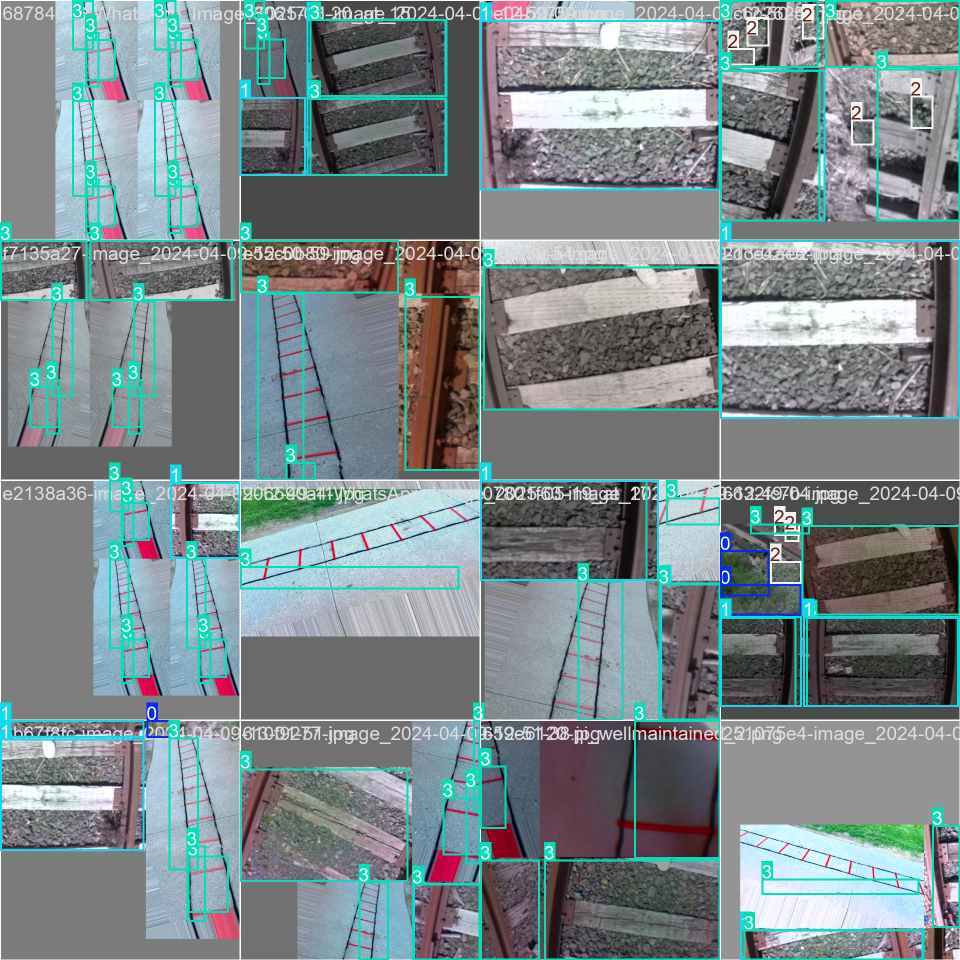
#> input picture Plant Detect 1/train_batch0.jpg, 1920 x 1920 px, given in place of los_angeles.mp4, which was not available (shown at 1/2 size)
$ python bgRemover.py
#> lines starting #> are read from the running program, lines starting #| are printed output that depends on the picture; pictures that were not available may be replaced by others from this repository, and a replacement may not be noted
import cv2
import numpy as np

cap = cv2.VideoCapture('/Users/dhiyajayadevan/Downloads/source_code/los_angeles.mp4')
backgroundObject = cv2.createBackgroundSubtractorMOG2( history = 100, detectShadows = False )

while True:
    ret, frame = cap.read()
#> frame is the input picture: shape (1920, 1920, 3); mean B, G, R 138.5, 136, 123
    if not ret:
        break

#apply background object on each frame
    mask = backgroundObject.apply(frame)
#> mask: shape (1920, 1920); every value is 255
    mask3 = cv2.cvtColor(mask, cv2.COLOR_GRAY2BGR)
#> mask3: shape (1920, 1920, 3); every value is 255
    real_part = cv2.bitwise_and(frame,frame,mask=mask)
    stacked = np.hstack((mask3,frame,real_part))
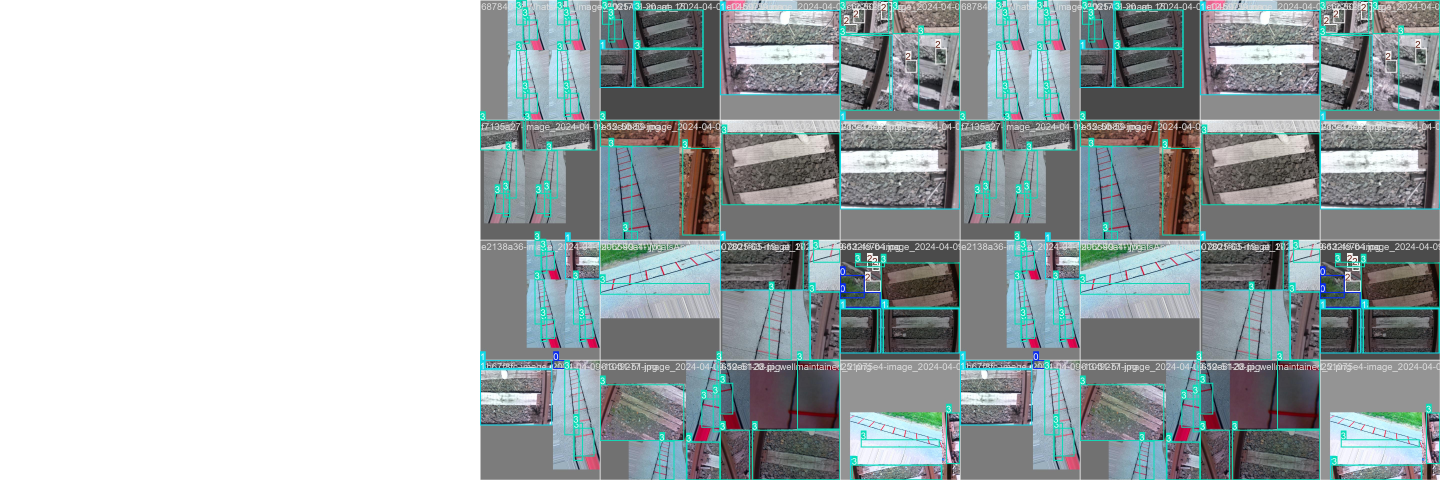
#> stacked: shape (1920, 5760, 3) (shown at 1/4 size); mean B, G, R 177.4, 175.7, 167
    cv2.imshow('All three',cv2.resize(stacked,None,fx=0.65,fy=0.65))
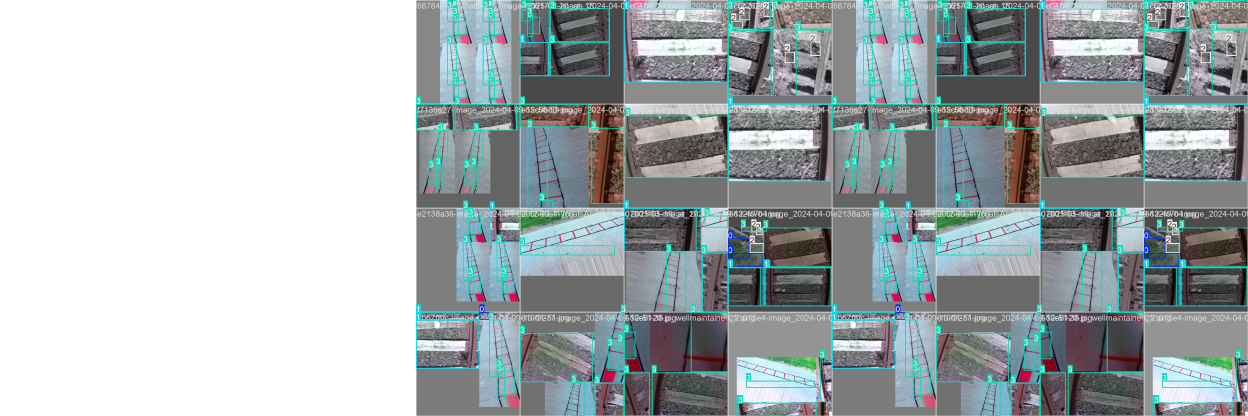
#> window 'All three': shape (1248, 3744, 3) (shown at 1/3 size); mean B, G, R 177.3, 175.6, 167

    k = cv2.waitKey(30) & 0xff
#> (key Esc is pressed here)
    if k == 27:
        break

cap.release()
cv2.destroyAllWindows()

$ run again, on Plant Detect 1/train_batch1.jpg
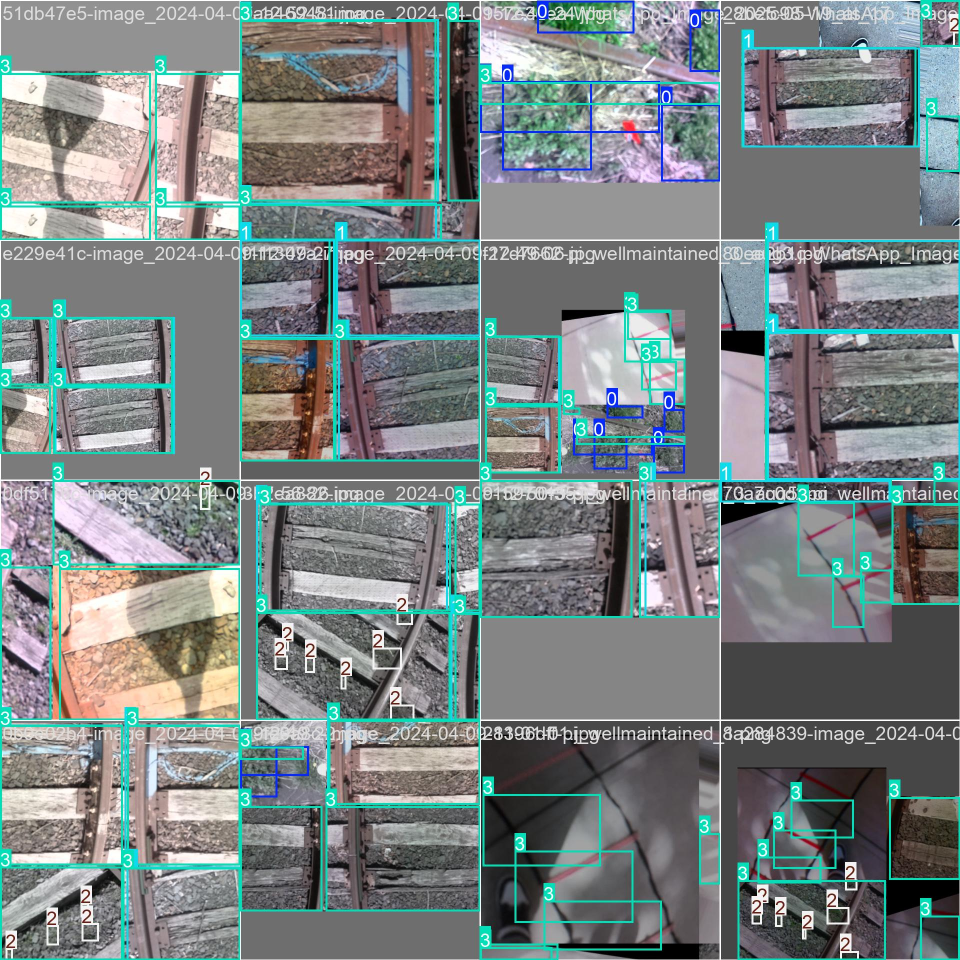
#> input picture Plant Detect 1/train_batch1.jpg, 1920 x 1920 px, given in place of los_angeles.mp4, which was not available (shown at 1/2 size)
#> frame is the input picture: shape (1920, 1920, 3); mean B, G, R 130.5, 130.6, 121.6
#> mask: shape (1920, 1920); every value is 255
#> mask3: shape (1920, 1920, 3); every value is 255
#> `stacked = np.hstack((mask3,frame,real_part))`:
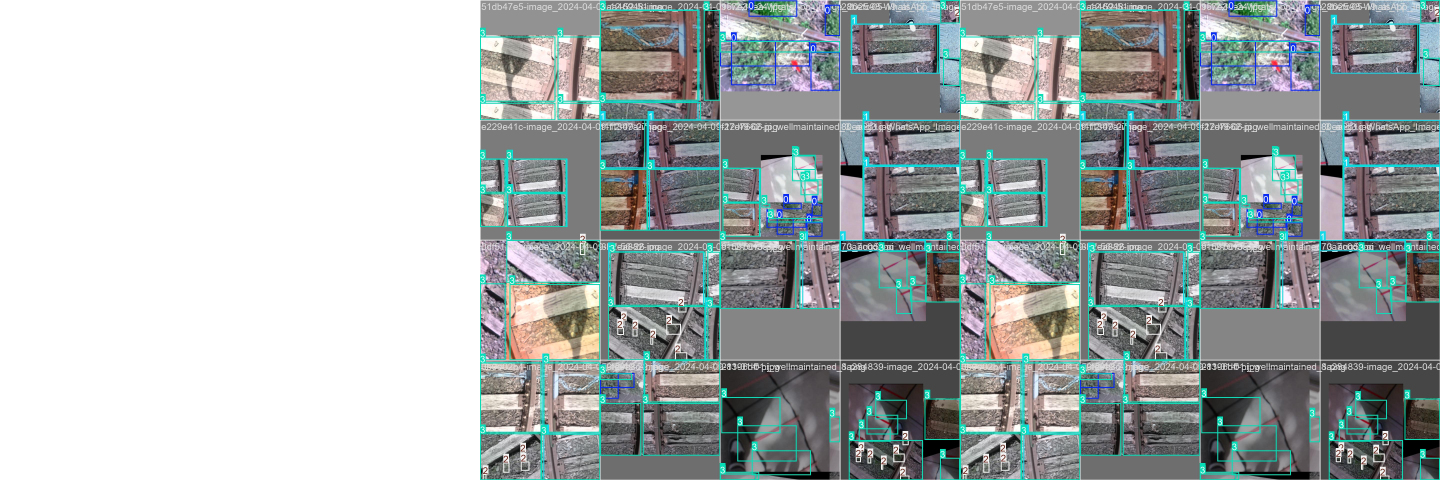
#> stacked: shape (1920, 5760, 3) (shown at 1/4 size); mean B, G, R 172, 172.1, 166.1
#> `cv2.imshow('All three',cv2.resize(stacked,None,fx=0.65,fy=0.65))`:
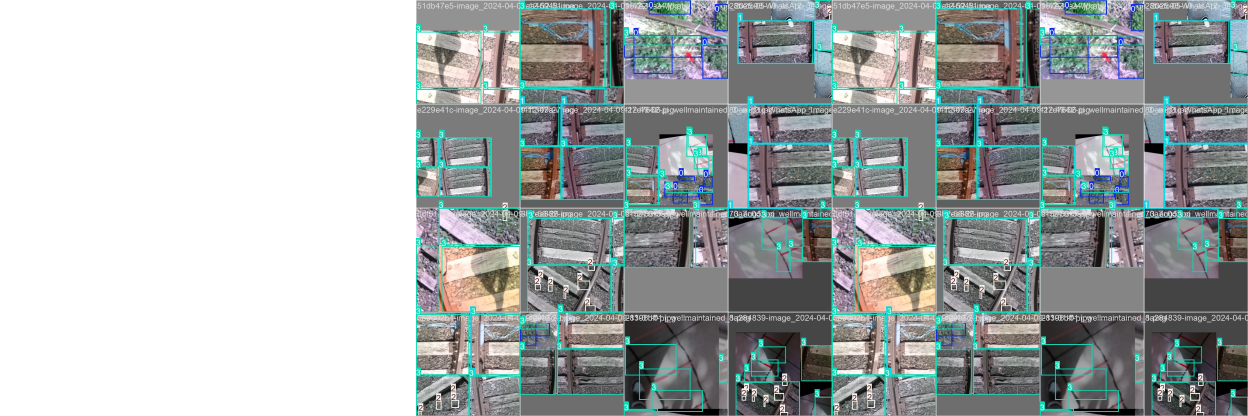
#> window 'All three': shape (1248, 3744, 3) (shown at 1/3 size); mean B, G, R 171.9, 172, 166

$ run again, on Plant Detect 1/train_batch2.jpg
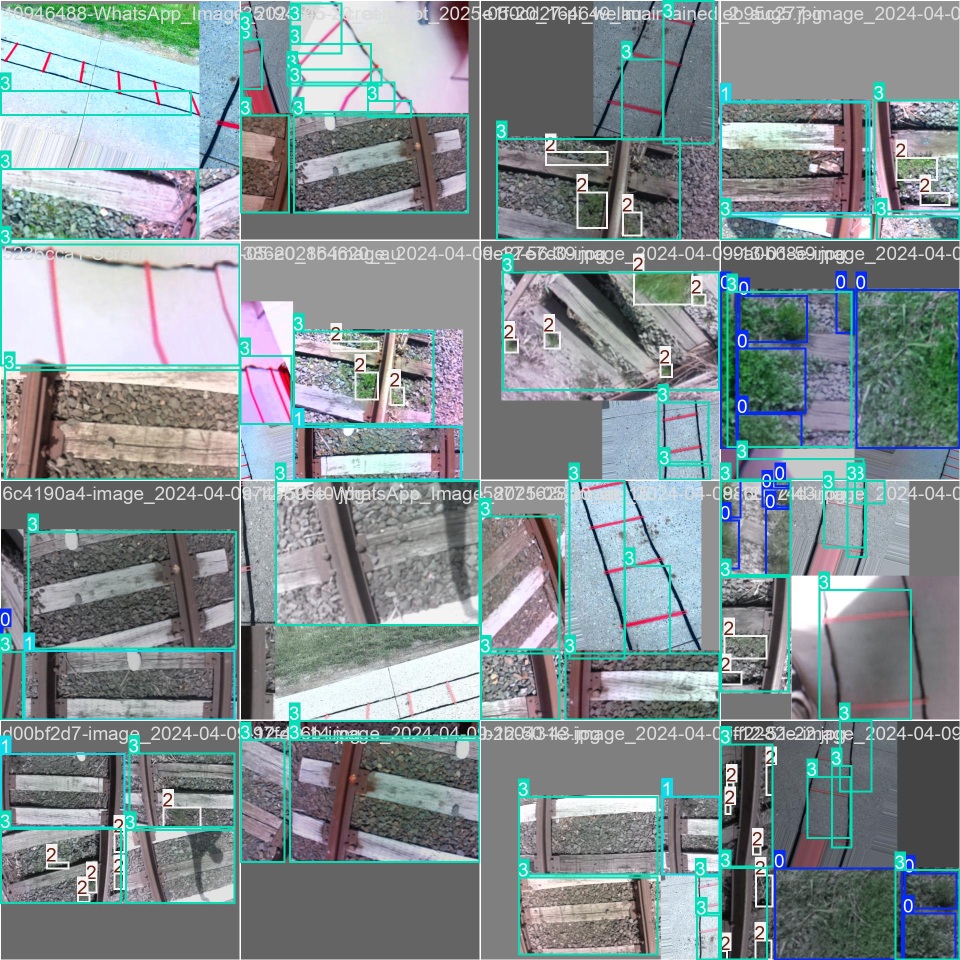
#> input picture Plant Detect 1/train_batch2.jpg, 1920 x 1920 px, given in place of los_angeles.mp4, which was not available (shown at 1/2 size)
#> frame is the input picture: shape (1920, 1920, 3); mean B, G, R 146.4, 143.9, 131.4
#> mask: shape (1920, 1920); every value is 255
#> mask3: shape (1920, 1920, 3); every value is 255
#> `stacked = np.hstack((mask3,frame,real_part))`:
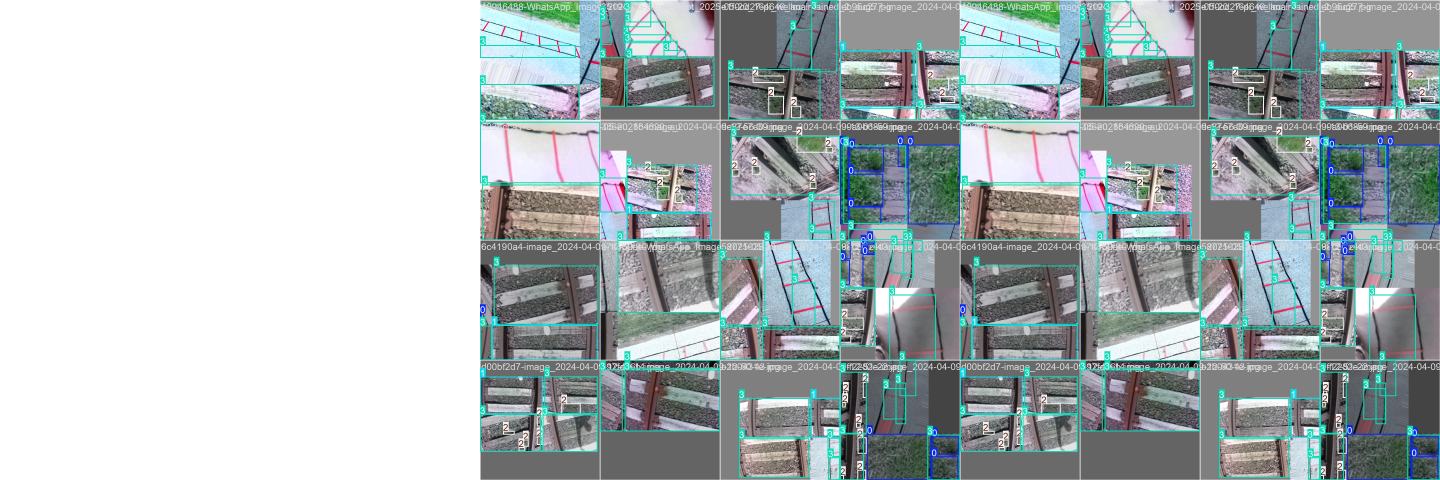
#> stacked: shape (1920, 5760, 3) (shown at 1/4 size); mean B, G, R 182.6, 180.9, 172.6
#> `cv2.imshow('All three',cv2.resize(stacked,None,fx=0.65,fy=0.65))`:
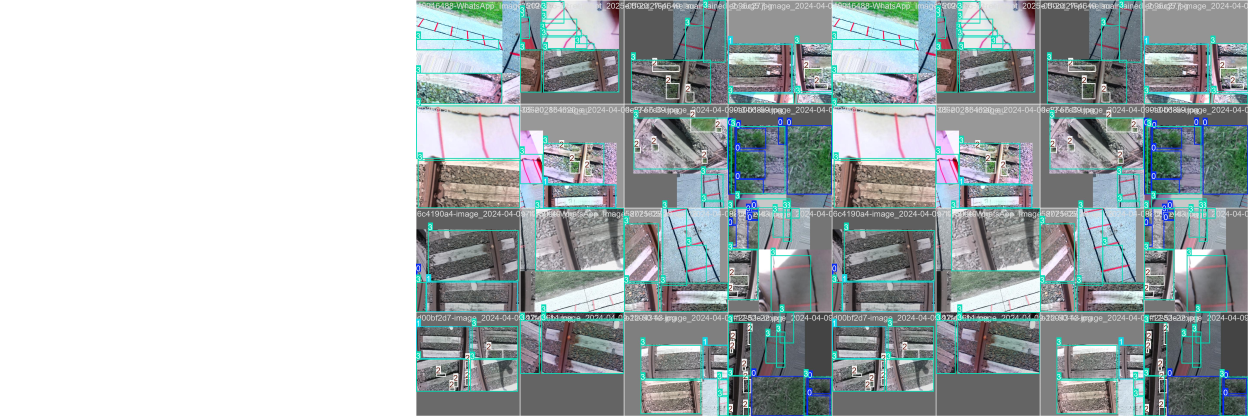
#> window 'All three': shape (1248, 3744, 3) (shown at 1/3 size); mean B, G, R 182.5, 180.8, 172.5

$ run again, on Plant Detect 1/train_batch450.jpg
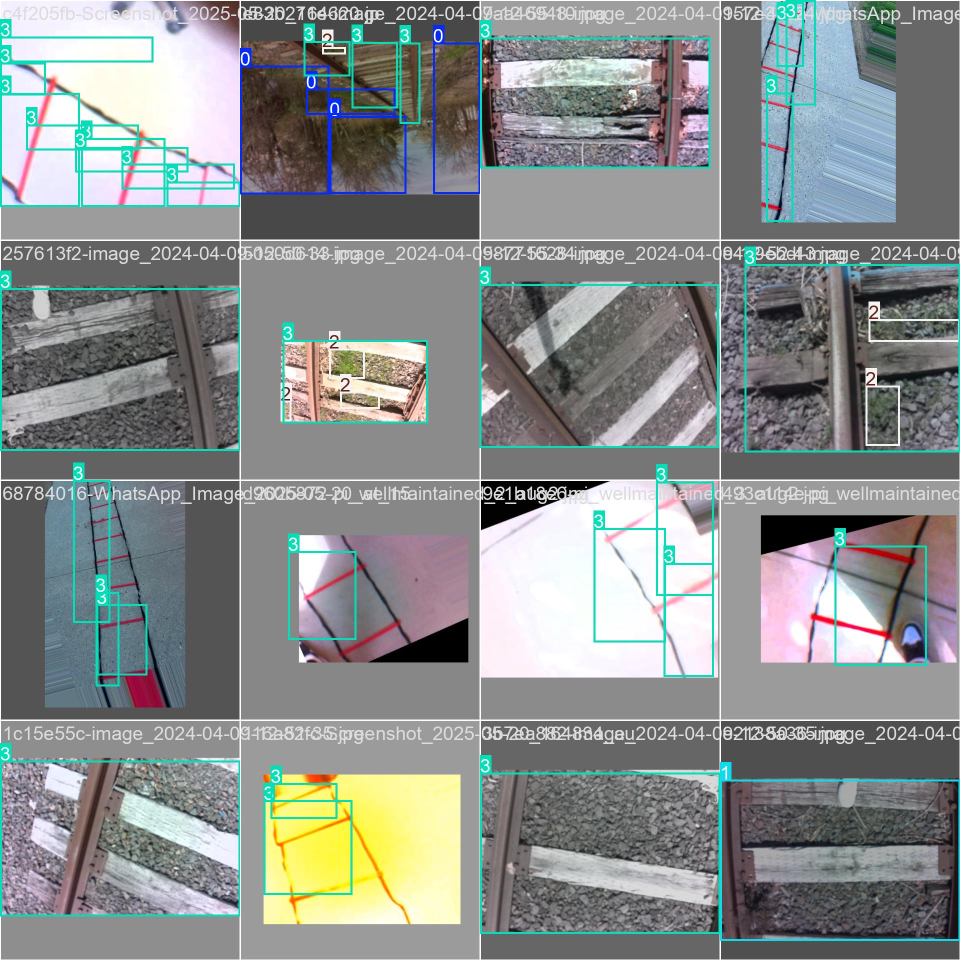
#> input picture Plant Detect 1/train_batch450.jpg, 1920 x 1920 px, given in place of los_angeles.mp4, which was not available (shown at 1/2 size)
#> frame is the input picture: shape (1920, 1920, 3); mean B, G, R 139.9, 141.3, 136.9
#> mask: shape (1920, 1920); every value is 255
#> mask3: shape (1920, 1920, 3); every value is 255
#> `stacked = np.hstack((mask3,frame,real_part))`:
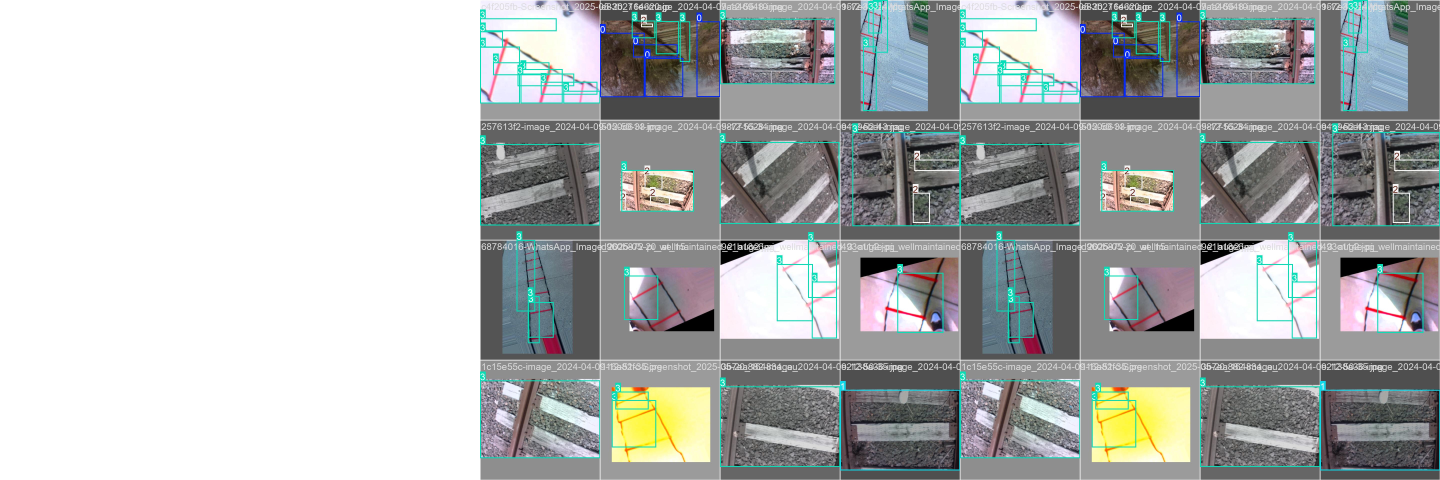
#> stacked: shape (1920, 5760, 3) (shown at 1/4 size); mean B, G, R 178.3, 179.2, 176.3
#> `cv2.imshow('All three',cv2.resize(stacked,None,fx=0.65,fy=0.65))`:
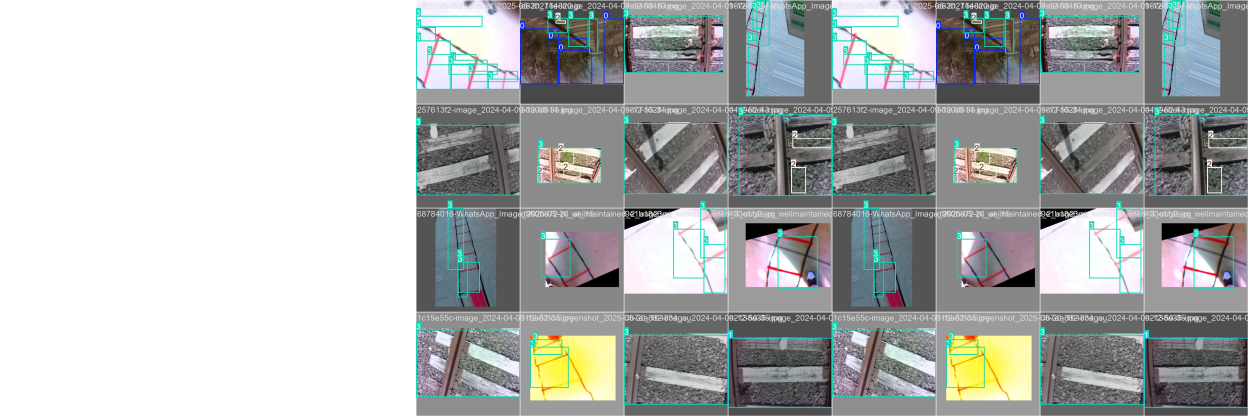
#> window 'All three': shape (1248, 3744, 3) (shown at 1/3 size); mean B, G, R 178.2, 179.1, 176.2
